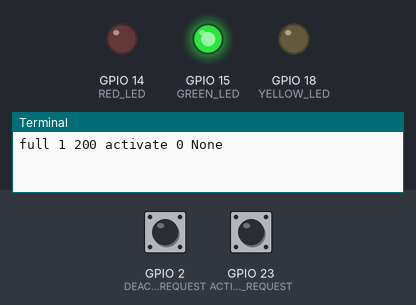
The program below on a simulated Raspberry Pi (BCM pin numbers). Shown: output pins drawn as LEDs (lit = HIGH), the last lines printed to the terminal. The test bench sets the inputs (shaded band); at power-on: GPIO 23 (ACTIVATE_REQUEST) HIGH, GPIO 2 (DEACTIVATE_REQUEST) HIGH. The clock reads 2024-03-15 10:24:30 at power-on unless the program sets it; web requests get an empty 200 reply after 0.4 s.

Above: at 1.2 s.
1.3 s: GPIO 23 (ACTIVATE_REQUEST) pulled LOW for 1.1 s
At 2.1 s:
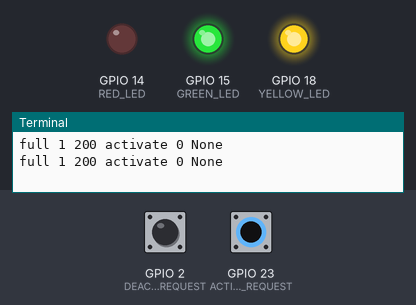
3.9 s: GPIO 2 (DEACTIVATE_REQUEST) pulled LOW for 1.1 s
At 5.4 s:
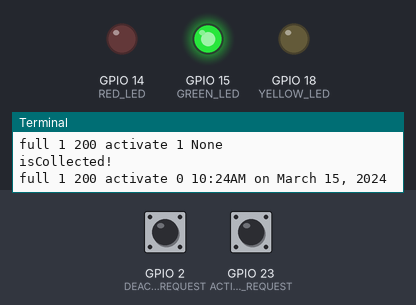
6.5 s: GPIO 23 (ACTIVATE_REQUEST) pulled LOW for 3.2 s
At 7.5 s:
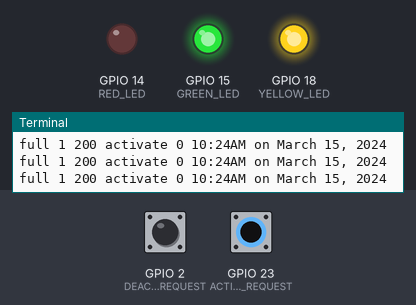
11.2 s: GPIO 2 (DEACTIVATE_REQUEST) pulled LOW for 3.2 s
At 12.3 s:
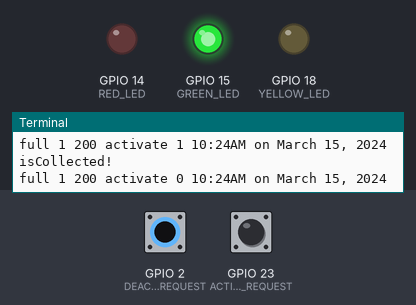
Timing chart, 0 to 14.2 s (numbered marks = the images above; inputs shaded):
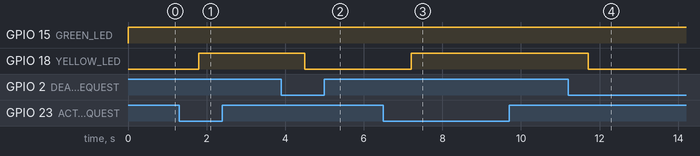

The program:

testSensor.py
```python
import RPi.GPIO as GPIO
import time
import requests
import datetime

url = 'https://peaceful-island-64716.herokuapp.com/iot/sensor'
FULL = 1
EMPTY = 0
GEO_LOCATION = "40.442877, -79.943236" # cmu address (lat, lon)

INFRARED_SENSOR_PIN = 3
ACTIVATE_REQUEST = 23
DEACTIVATE_REQUEST = 2
RED_LED = 14
GREEN_LED = 15
YELLOW_LED = 18

SLEEP_TIME_IN_SECOND = 0.5

GPIO.setmode(GPIO.BCM)
GPIO.setup(INFRARED_SENSOR_PIN, GPIO.IN) # infrared sensor
GPIO.setup(ACTIVATE_REQUEST, GPIO.IN, pull_up_down=GPIO.PUD_UP) # activating urgent request
GPIO.setup(DEACTIVATE_REQUEST, GPIO.IN, pull_up_down=GPIO.PUD_UP) # deactivating urgent request
GPIO.setup(RED_LED, GPIO.OUT) # bin status: red LED
GPIO.setup(15, GPIO.OUT) # bin status: green LED
GPIO.setup(18, GPIO.OUT) # urgent request: yellow LED

activateRequest = False
lastPickUpTime = 'None'

def sendAndDisplayData(green, red, status, pk, requestUrgent, sleep, lastPickUpTime):
	GPIO.output(RED_LED, red)
	GPIO.output(GREEN_LED, green)
	r = requests.post(url, data={'geo': GEO_LOCATION,
								'status': status,
								'pk': pk,
								'request': requestUrgent,
								'lastPickUpTime': lastPickUpTime})
	status = 'empty' if status == 1 else 'full'
	print status, i, r.status_code, 'activate', activateRequest, lastPickUpTime
	time.sleep(sleep)

while True:
	# if activated, yellow LED is on
	isNotCollected = GPIO.input(DEACTIVATE_REQUEST)
	activateRequest |= (~GPIO.input(ACTIVATE_REQUEST))
	activateRequest &= isNotCollected
	GPIO.output(YELLOW_LED, activateRequest)

	if (isNotCollected == 0):
		print 'isCollected!'
		lastPickUpTime = datetime.datetime.now().strftime("%I:%M%p on %B %d, %Y")

	i = GPIO.input(INFRARED_SENSOR_PIN)

	if i == 1:
		sendAndDisplayData(green = True,
							red = False,
							status = EMPTY,
							pk = 2,
							requestUrgent = activateRequest,
							sleep = SLEEP_TIME_IN_SECOND,
							lastPickUpTime = lastPickUpTime)
	else:
		sendAndDisplayData(green = False,
							red = True,
							status = FULL,
							pk = 2,
							requestUrgent = activateRequest,
							sleep = SLEEP_TIME_IN_SECOND,
							lastPickUpTime = lastPickUpTime)

GPIO.cleanup()
```

Measured:
- after the input at 1.3 s, GPIO 18 (YELLOW_LED): LOW → HIGH after 0.50 s
- after the input at 3.9 s, GPIO 18 (YELLOW_LED): HIGH → LOW after 0.60 s
- after the input at 6.5 s, GPIO 18 (YELLOW_LED): LOW → HIGH after 0.70 s
- after the input at 11.2 s, GPIO 18 (YELLOW_LED): HIGH → LOW after 0.51 s
